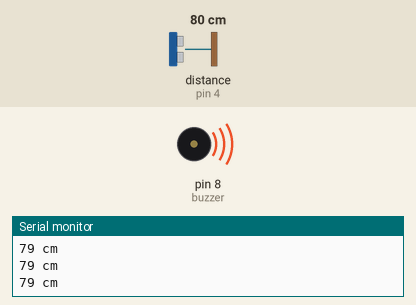
A sketch run on a simulated Arduino Uno, built with avr-gcc and run on an emulated ATmega328P. Parts: buzzer (waves = sounding, pin HIGH), the last lines printed to the serial monitor. Wiring (inferred from the names in the program): ultrasonic range finder: trigger pin 3; echo pin 4. Inputs (shaded band) come from the test bench; at power-on: distance to the obstacle (sensor on pin 4) 80 cm. The echo pulse lasts 58.3 µs per cm; pins used as bus, display or sensor lines are not drawn.

Above: at 1.2 s.
1.3 s: distance to the obstacle (sensor on pin 4) set to 250 cm
At 1.7 s:
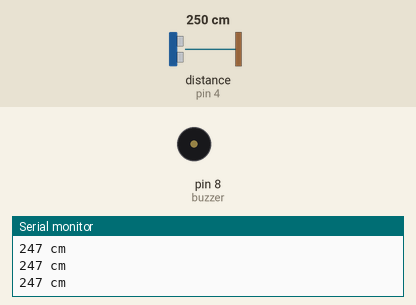
2.8 s: distance to the obstacle (sensor on pin 4) set to 205 cm
4.3 s: distance to the obstacle (sensor on pin 4) set to 198 cm
At 5.2 s:
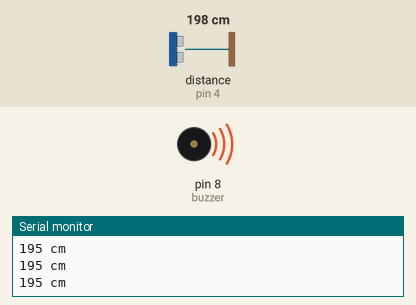
5.8 s: distance to the obstacle (sensor on pin 4) set to 299 cm
At 6.4 s:
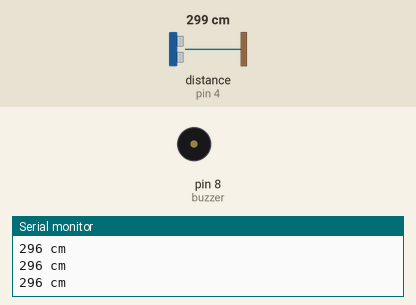
Timing chart, 0 to 8.3 s (numbered marks = the images above; inputs shaded):
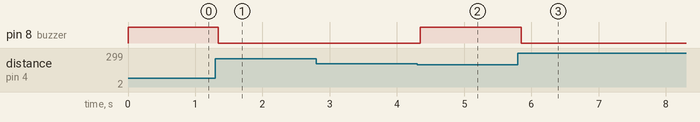

The sketch:

proximity_detector.ino
```cpp
/* Pin setup (could also use define directive) */
int buzzer = 8;
int echo = 4;
int trig = 3;

/* Globals */
uint32_t duration = 0;
uint32_t distance = 0;

void setup() {
  /* Turn on Serial port to display on monitor/plotter */
  Serial.begin(115200);

  /* buzzer and trigger are outputs */
  digitalWrite(buzzer, LOW);
  pinMode(buzzer, OUTPUT);
  digitalWrite(trig, LOW);
  pinMode(trig, OUTPUT);

  /* echo is input */
  pinMode(echo, INPUT);
}

void loop() {
  /* Set the trigger high for 10 microseconds to get a measurement */
  digitalWrite(trig, HIGH);
  delayMicroseconds(10);
  digitalWrite(trig, LOW);

  /**
   *  Read the pulse duration from the echo pin:
   *  This tells how long it took the sound wave
   *  to come back to the transceiver.
   */
  duration = pulseIn(echo, HIGH);
  /**
   *  Calculate the distance:
   *  This is the speed of the sound wave divided
   *  by two since it goes out and back.
   */
  distance = duration * 0.034 / 2;

  /* We can display the distance on the serial monitor/plotter */
  Serial.print(distance);
  Serial.println(" cm");

  /* Buzz if they are too close!! */
  if (distance < 200) digitalWrite(buzzer, HIGH);
  else digitalWrite(buzzer, LOW);

  delay(50);    // probably should replace with a timer
}
```

Measured:
- the behaviour switches between 203 and 202 cm on distance to the obstacle (sensor on pin 4) (found by bisection; images 1 and 2)
- after the input at 1.3 s, pin 8 (buzzer): HIGH → LOW at once
- after the input at 4.3 s, pin 8 (buzzer): LOW → HIGH after 0.05 s
- after the input at 5.8 s, pin 8 (buzzer): HIGH → LOW after 0.05 s
